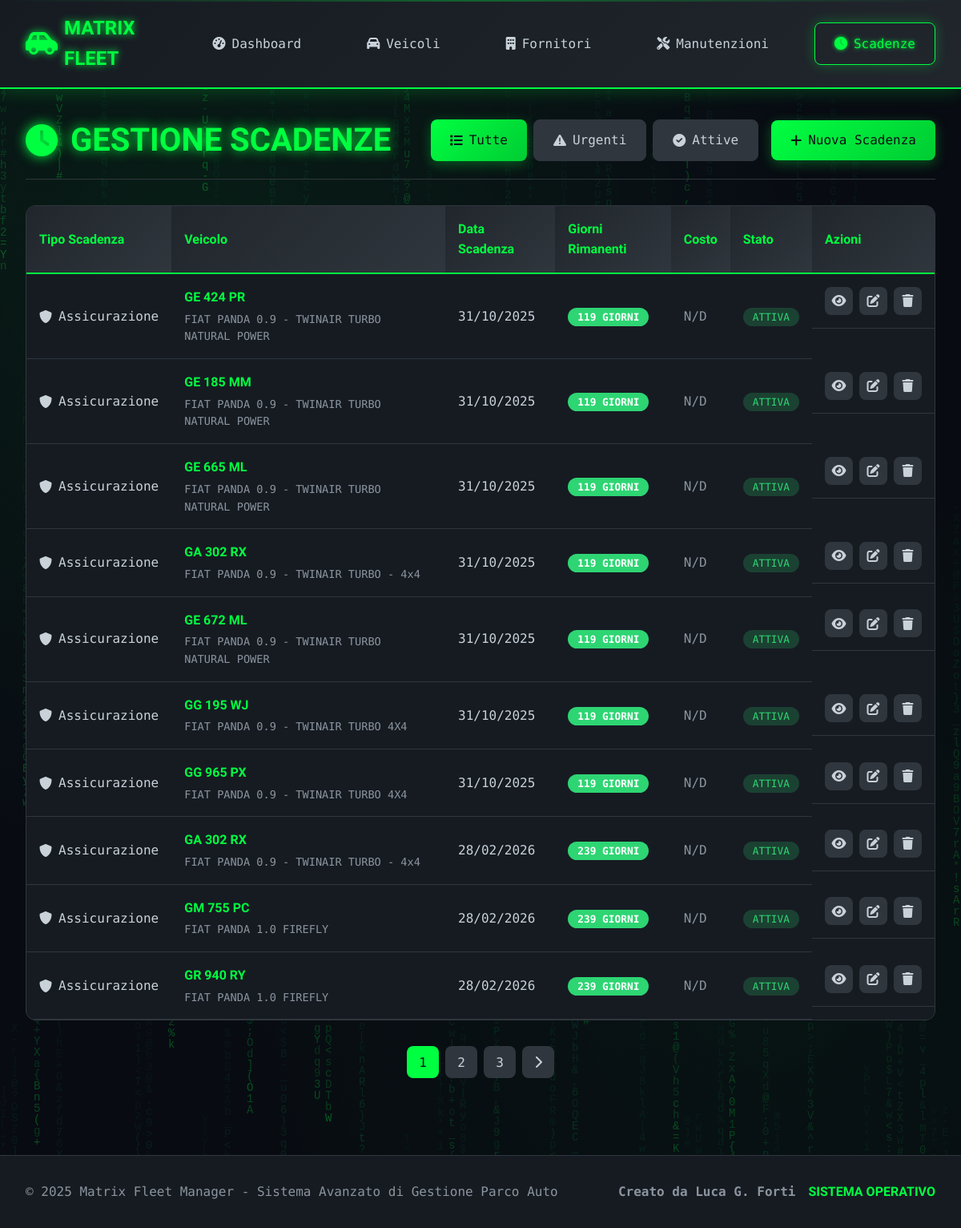
Screenshot of /scadenze/ with the database file from the repository.
### app/models.py (models this page shows, shortened)
class Scadenza(db.Model):
    __tablename__ = 'scadenze'
    id = db.Column(db.Integer, primary_key=True)
    veicolo_id = db.Column(db.Integer, db.ForeignKey('veicoli.id'), nullable=False)
    tipo_scadenza = db.Column(db.String(50), nullable=False)
    data_scadenza = db.Column(db.Date, nullable=False)
    costo = db.Column(db.Numeric(10, 2))
    stato = db.Column(db.String(20), default='Attiva')
    note = db.Column(db.Text)
    notifica_giorni = db.Column(db.Integer, default=30)
    nucleo = db.Column(db.String(50), default='Via Capitel')
    data_creazione = db.Column(db.DateTime, default=datetime.utcnow)
    @property
    def giorni_alla_scadenza(self):
        if self.data_scadenza:
            delta = self.data_scadenza - date.today()
            return delta.days
        return None

class Veicolo(db.Model):
    __tablename__ = 'veicoli'
    id = db.Column(db.Integer, primary_key=True)
    targa = db.Column(db.String(10), nullable=False, unique=True)
    marca = db.Column(db.String(50), nullable=False)
    modello = db.Column(db.String(50), nullable=False)
    anno_immatricolazione = db.Column(db.Integer, nullable=False)
    data_immatricolazione = db.Column(db.Date, nullable=False)
    km_attuali = db.Column(db.Integer, default=0)
    carburante = db.Column(db.String(20), nullable=False)
    carburante_personalizzato = db.Column(db.String(50))  # NUOVO CAMPO
    cilindrata = db.Column(db.Integer)
    colore = db.Column(db.String(30))
    stato = db.Column(db.String(20), default='Attivo')
    note = db.Column(db.Text)
    carta_carburante = db.Column(db.String(100))
    pin_carburante = db.Column(db.String(20))
    societa_noleggio_id = db.Column(db.Integer, db.ForeignKey('fornitori.id'))
    nucleo = db.Column(db.String(50), default='Via Capitel')
    data_creazione = db.Column(db.DateTime, default=datetime.utcnow)
    manutenzioni = db.relationship('Manutenzione', backref='veicolo', lazy=True,
                                 order_by='desc(Manutenzione.data_intervento)')
    scadenze = db.relationship('Scadenza', backref='veicolo', lazy=True,
                              order_by='desc(Scadenza.data_scadenza)')
    societa_noleggio = db.relationship('Fornitore', foreign_keys=[societa_noleggio_id])

### app/routes/scadenze.py (the view)
@scadenze_bp.route('/')
def index_scadenze():
    page = request.args.get('page', 1, type=int)
    filtro = request.args.get('filtro', 'tutte')
    query = Scadenza.query
    if filtro == 'urgenti':
        query = query.filter(Scadenza.data_scadenza <= date.today())
    elif filtro == 'attive':
        query = query.filter_by(stato='Attiva')
    scadenze = query.order_by(Scadenza.data_scadenza).paginate(
        page=page, per_page=10, error_out=False
    )
    return render_template('scadenze/index.html', scadenze=scadenze, filtro=filtro)

### app/templates/scadenze/index.html (shortened to what this page needs)
{% extends "base.html" %}
{% block content %}
<div class="page-container">
    <div class="page-header">
        <h1 class="page-title">
            <i class="fas fa-clock"></i>
        </h1>
        <div class="page-actions">
            <div class="filter-buttons">
                <a href="{{ url_for('scadenze.index_scadenze', filtro='tutte') }}"
                   class="btn {% if filtro == 'tutte' %}btn-primary{% else %}btn-secondary{% endif %}">
                    <i class="fas fa-list"></i> Tutte
                </a>
                <a href="{{ url_for('scadenze.index_scadenze', filtro='urgenti') }}"
                   class="btn {% if filtro == 'urgenti' %}btn-primary{% else %}btn-secondary{% endif %}">
                    <i class="fas fa-exclamation-triangle"></i> Urgenti
                </a>
                <a href="{{ url_for('scadenze.index_scadenze', filtro='attive') }}"
                   class="btn {% if filtro == 'attive' %}btn-primary{% else %}btn-secondary{% endif %}">
                    <i class="fas fa-check-circle"></i> Attive
                </a>
            </div>
            <a href="{{ url_for('scadenze.aggiungi_scadenza') }}" class="btn btn-primary">
                <i class="fas fa-plus"></i> Nuova Scadenza
            </a>
        </div>
    </div>
    <div class="data-table-container">
        <table class="data-table">
            <thead>
                <tr>
                    <th>Tipo Scadenza</th>
                    <th>Veicolo</th>
                    <th>Data Scadenza</th>
                    <th>Giorni Rimanenti</th>
                    <th>Costo</th>
                    <th>Stato</th>
                    <th>Azioni</th>
                </tr>
            </thead>
            <tbody>
                {% for scadenza in scadenze.items %}
                <tr class="{% if scadenza.giorni_alla_scadenza <= 0 %}row-expired{% elif scadenza.giorni_alla_scadenza <= 7 %}row-critical{% elif scadenza.giorni_alla_scadenza <= 30 %}row-warning{% endif %}">
                    <td>
                        <div class="scadenza-type">
                            <i class="fas fa-{% if scadenza.tipo_scadenza == 'Revisione' %}search{% elif scadenza.tipo_scadenza == 'Assicurazione' %}shield-alt{% elif scadenza.tipo_scadenza == 'Bollo' %}receipt{% else %}clock{% endif %}"></i>
                            {{ scadenza.tipo_scadenza }}
                        </div>
                    </td>
                    <td>
                        <div class="vehicle-info">
                            <div class="vehicle-plate">{{ scadenza.veicolo.targa }}</div>
                            <div class="vehicle-model">{{ scadenza.veicolo.marca }} {{ scadenza.veicolo.modello }}</div>
                        </div>
                    </td>
                    <td class="highlight">{{ scadenza.data_scadenza.strftime('%d/%m/%Y') }}</td>
                    <td>
                        {% if scadenza.giorni_alla_scadenza <= 0 %}
                            <span class="days-badge expired">SCADUTA</span>
                        {% elif scadenza.giorni_alla_scadenza <= 7 %}
                            <span class="days-badge critical">{{ scadenza.giorni_alla_scadenza }} giorni</span>
                        {% elif scadenza.giorni_alla_scadenza <= 30 %}
                            <span class="days-badge warning">{{ scadenza.giorni_alla_scadenza }} giorni</span>
                        {% else %}
                            <span class="days-badge ok">{{ scadenza.giorni_alla_scadenza }} giorni</span>
                        {% endif %}
                    </td>
                    <td>
                        {% if scadenza.costo %}
                            <span class="cost-value">€{{ "%.2f"|format(scadenza.costo) }}</span>
                        {% else %}
                            <span class="text-muted">N/D</span>
                        {% endif %}
                    </td>
                    <td>
                        <span class="status-badge status-{{ scadenza.stato.lower() }}">
                            {{ scadenza.stato }}
                        </span>
                    </td>
                    <td class="actions">
                        <a href="{{ url_for('scadenze.dettaglio_scadenza', id=scadenza.id) }}" class="btn-action" title="Visualizza">
                            <i class="fas fa-eye"></i>
                        </a>
                        <a href="{{ url_for('scadenze.modifica_scadenza', id=scadenza.id) }}" class="btn-action" title="Modifica">
                            <i class="fas fa-edit"></i>
                        </a>
                        <a href="{{ url_for('scadenze.elimina_scadenza', id=scadenza.id) }}" class="btn-action delete" title="Elimina" onclick="return confirm('Sei sicuro di voler eliminare questa scadenza?')">
                            <i class="fas fa-trash"></i>
                        </a>
                    </td>
                </tr>
                {% endfor %}
            </tbody>
        </table>
    </div>
    {% set scadenze_critiche = scadenze.items|selectattr('giorni_alla_scadenza', '<=', 7)|list %}
    {% if scadenze.pages > 1 %}
    <div class="pagination">
        {% for page_num in scadenze.iter_pages() %}
            {% if page_num %}
                {% if page_num != scadenze.page %}
                    <a href="{{ url_for('scadenze.index_scadenze', page=page_num, filtro=filtro) }}" class="page-btn">{{ page_num }}</a>
                {% else %}
                    <span class="page-btn active">{{ page_num }}</span>
                {% endif %}
            {% endif %}
        {% endfor %}
        {% if scadenze.has_next %}
            <a href="{{ url_for('scadenze.index_scadenze', page=scadenze.next_num, filtro=filtro) }}" class="page-btn">
                <i class="fas fa-chevron-right"></i>
            </a>
        {% endif %}
    </div>
    {% endif %}
</div>
{% endblock %}

### app/static/css/matrix_style.css (style rules this page uses)
:root { --matrix-green: #00ff41; --matrix-green-dark: #00cc33; --matrix-green-light: #4dff80; --matrix-black: #0d1117; --matrix-dark: #161b22; --matrix-darker: #0a0e13; --matrix-gray: #21262d; --matrix-light-gray: #30363d; --matrix-text: #c9d1d9; --matrix-text-dim: #8b949e; --matrix-danger: #ff4757; --matrix-warning: #ffa502; --matrix-success: #2ed573; --matrix-info: #3742fa; }
* { margin: 0; padding: 0; box-sizing: border-box; }
body { font-family: 'Roboto Mono', monospace; background: var(--matrix-black); color: var(--matrix-text); overflow-x: hidden; line-height: 1.6; position: relative; }
.page-title { font-family: 'Orbitron', monospace; font-size: 2.5rem; font-weight: 700; color: var(--matrix-green); text-shadow: 0 0 15px var(--matrix-green); display: flex; align-items: center; gap: 1rem; }
.btn { display: inline-flex; align-items: center; gap: 0.5rem; padding: 0.75rem 1.5rem; border: none; border-radius: 8px; text-decoration: none; font-family: inherit; font-weight: 500; cursor: pointer; transition: all 0.3s ease; position: relative; overflow: hidden; }
.btn::before { content: ''; position: absolute; top: 0; left: -100%; width: 100%; height: 100%; background: linear-gradient(90deg, transparent, rgba(255, 255, 255, 0.1), transparent); transition: left 0.5s; }
.btn-primary { background: linear-gradient(135deg, var(--matrix-green) 0%, var(--matrix-green-dark) 100%); color: var(--matrix-black); box-shadow: 0 4px 15px rgba(0, 255, 65, 0.3); }
.btn-secondary { background: var(--matrix-light-gray); color: var(--matrix-text); border: 1px solid var(--matrix-light-gray); }
.page-container { max-width: 1200px; margin: 0 auto; }
.page-header { display: flex; justify-content: space-between; align-items: center; margin-bottom: 2rem; padding-bottom: 1rem; border-bottom: 1px solid var(--matrix-light-gray); }
.page-actions { display: flex; gap: 1rem; align-items: center; }
.filter-buttons { display: flex; gap: 0.5rem; }
.data-table-container { background: var(--matrix-dark); border-radius: 12px; overflow: hidden; border: 1px solid var(--matrix-light-gray); margin-bottom: 2rem; }
.data-table { width: 100%; border-collapse: collapse; }
.data-table th { background: linear-gradient(135deg, var(--matrix-gray) 0%, var(--matrix-light-gray) 100%); color: var(--matrix-green); padding: 1rem; text-align: left; font-family: 'Orbitron', monospace; font-weight: 700; border-bottom: 2px solid var(--matrix-green); }
.data-table td { padding: 1rem; border-bottom: 1px solid var(--matrix-light-gray); color: var(--matrix-text); }
.highlight { color: var(--matrix-green); font-weight: 500; }
.text-muted { color: var(--matrix-text-dim); }
.vehicle-info { display: flex; flex-direction: column; gap: 0.25rem; }
.vehicle-plate { font-weight: 600; color: var(--matrix-green); font-family: 'Orbitron', monospace; }
.vehicle-model { font-size: 0.85rem; color: var(--matrix-text-dim); }
.status-badge { padding: 0.25rem 0.75rem; border-radius: 20px; font-size: 0.8rem; font-weight: 500; text-transform: uppercase; }
.status-attiva { background: rgba(46, 213, 115, 0.2); color: var(--matrix-success); }
.days-badge { padding: 0.25rem 0.75rem; border-radius: 12px; font-size: 0.8rem; font-weight: 600; text-transform: uppercase; }
.days-badge.ok { background: var(--matrix-success); color: white; }
.scadenza-type { display: flex; align-items: center; gap: 0.5rem; font-weight: 500; }
.actions { display: flex; gap: 0.5rem; }
.btn-action { display: inline-flex; align-items: center; justify-content: center; width: 35px; height: 35px; border-radius: 8px; background: var(--matrix-light-gray); color: var(--matrix-text); text-decoration: none; transition: all 0.3s ease; }
.pagination { display: flex; justify-content: center; gap: 0.5rem; margin-top: 2rem; }
.page-btn { display: flex; align-items: center; justify-content: center; width: 40px; height: 40px; background: var(--matrix-light-gray); color: var(--matrix-text); text-decoration: none; border-radius: 8px; transition: all 0.3s ease; }
.page-btn:hover, .page-btn.active { background: var(--matrix-green); color: var(--matrix-black); }

### rows the page displays
Scadenza: tipo_scadenza "Assicurazione", veicolo.targa "GE 424 PR", veicolo.marca "FIAT", veicolo.modello "PANDA 0.9 - TWINAIR TURBO NATURAL POWER", data_scadenza "31/10/2025", giorni_alla_scadenza "119", shows "N/D", stato "ATTIVA"
Scadenza: tipo_scadenza "Assicurazione", veicolo.targa "GE 185 MM", veicolo.marca "FIAT", veicolo.modello "PANDA 0.9 - TWINAIR TURBO NATURAL POWER", data_scadenza "31/10/2025", giorni_alla_scadenza "119", shows "N/D", stato "ATTIVA"
Scadenza: tipo_scadenza "Assicurazione", veicolo.targa "GE 665 ML", veicolo.marca "FIAT", veicolo.modello "PANDA 0.9 - TWINAIR TURBO NATURAL POWER", data_scadenza "31/10/2025", giorni_alla_scadenza "119", shows "N/D", stato "ATTIVA"
Scadenza: tipo_scadenza "Assicurazione", veicolo.targa "GA 302 RX", veicolo.marca "FIAT PANDA", veicolo.modello "0.9 - TWINAIR TURBO - 4x4", data_scadenza "31/10/2025", giorni_alla_scadenza "119", shows "N/D", stato "ATTIVA"
Scadenza: tipo_scadenza "Assicurazione", veicolo.targa "GE 672 ML", veicolo.marca "FIAT", veicolo.modello "PANDA 0.9 - TWINAIR TURBO NATURAL POWER", data_scadenza "31/10/2025", giorni_alla_scadenza "119", shows "N/D", stato "ATTIVA"
Scadenza: tipo_scadenza "Assicurazione", veicolo.targa "GG 195 WJ", veicolo.marca "FIAT", veicolo.modello "PANDA 0.9 - TWINAIR TURBO 4X4", data_scadenza "31/10/2025", giorni_alla_scadenza "119", shows "N/D", stato "ATTIVA"
Scadenza: tipo_scadenza "Assicurazione", veicolo.targa "GG 965 PX", veicolo.marca "FIAT", veicolo.modello "PANDA 0.9 - TWINAIR TURBO 4X4", data_scadenza "31/10/2025", giorni_alla_scadenza "119", shows "N/D", stato "ATTIVA"
Scadenza: tipo_scadenza "Assicurazione", veicolo.targa "GA 302 RX", veicolo.marca "FIAT PANDA", veicolo.modello "0.9 - TWINAIR TURBO - 4x4", data_scadenza "28/02/2026", giorni_alla_scadenza "239", shows "N/D", stato "ATTIVA"
Scadenza: tipo_scadenza "Assicurazione", veicolo.targa "GM 755 PC", veicolo.marca "FIAT", veicolo.modello "PANDA 1.0 FIREFLY", data_scadenza "28/02/2026", giorni_alla_scadenza "239", shows "N/D", stato "ATTIVA"
Scadenza: tipo_scadenza "Assicurazione", veicolo.targa "GR 940 RY", veicolo.marca "FIAT", veicolo.modello "PANDA 1.0 FIREFLY", data_scadenza "28/02/2026", giorni_alla_scadenza "239", shows "N/D", stato "ATTIVA"

### other values shown
{{ page_num }} "1"
{{ page_num }} "2" "3"
